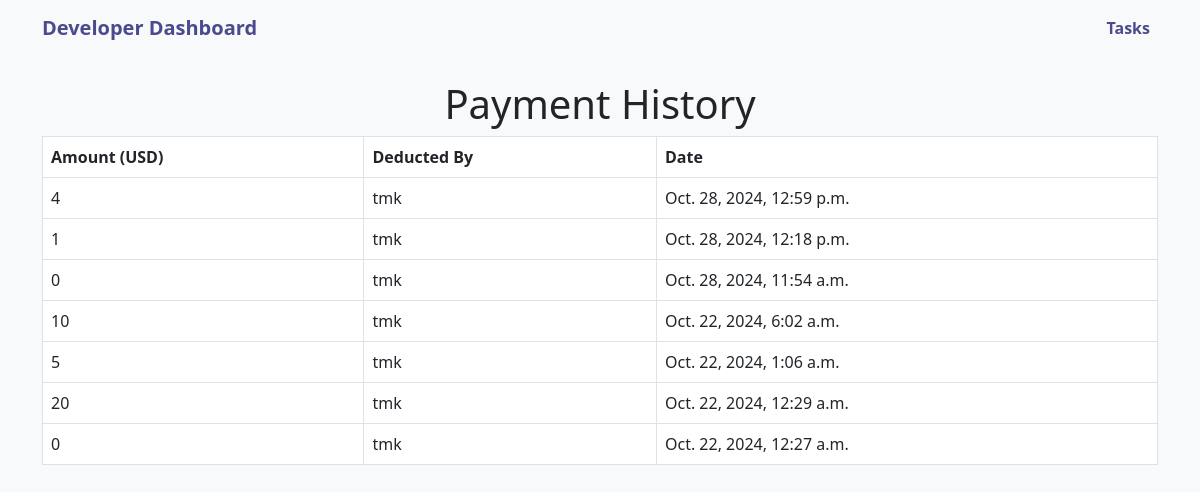
The page /payment_history/ (signed in) on the database as committed earlier.
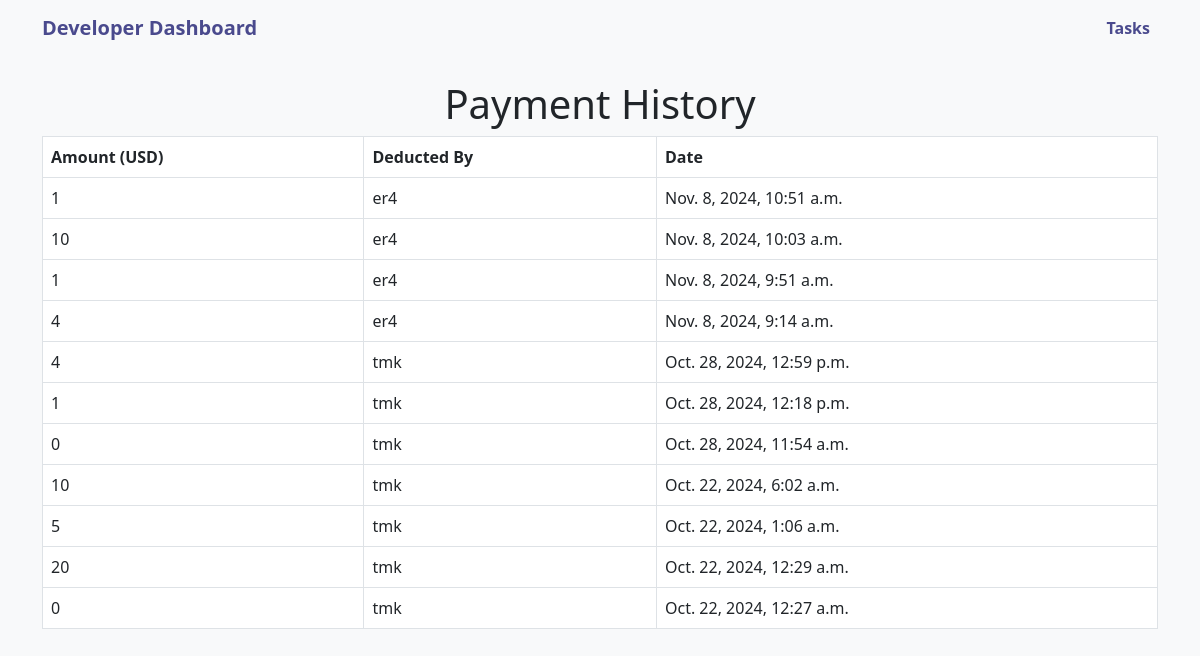
The same page on the database as committed later.
### fin_app_v2/models.py (models this page shows, shortened)
class DeductionLog(models.Model):
    developer = models.ForeignKey(User, on_delete=models.CASCADE, related_name='deductions')
    deducted_by = models.ForeignKey(User, on_delete=models.CASCADE, related_name='deduction_actions')  # Admin who deducted
    deduction_amount = models.PositiveIntegerField()
    deduction_date = models.DateTimeField(auto_now_add=True)  # Automatically logs the date and time of deduction

### fin_app_v2/views.py (the view)
# urls.py: path('payment_history/', views.payment_history, name='payment_history'),  # New URL for Payment History
@login_required
def payment_history(request):
    developer = request.user
    deduction_logs = DeductionLog.objects.filter(developer=developer).order_by('-deduction_date')
    return render(request, 'payment_history.html', {
        'developer': developer,
        'deduction_logs': deduction_logs
    })

### templates/payment_history.html (shortened to what this page needs)
<!DOCTYPE html>
<html lang="en">
<head>
    <link href="https://cdn.jsdelivr.net/npm/bootstrap@5.3.0-alpha1/dist/css/bootstrap.min.css" rel="stylesheet">
</head>
<body>
    <nav class="navbar navbar-expand-lg navbar-light bg-light">
        <div class="container">
            <a class="navbar-brand" href="{% url 'developer_tasks' %}">Developer Dashboard</a>
            <div class="collapse navbar-collapse" id="navbarNav">
                <ul class="navbar-nav ms-auto">
                    <li class="nav-item">
                        <a class="nav-link" href="{% url 'developer_tasks' %}">Tasks</a>
                    </li>
                </ul>
            </div>
        </div>
    </nav>
    <div class="container my-4">
        <h1 class="text-center">Payment History</h1>
        {% if deduction_logs %}
            <table class="table table-bordered">
                <thead>
                    <tr>
                        <th>Amount (USD)</th>
                        <th>Deducted By</th>
                        <th>Date</th>
                    </tr>
                </thead>
                <tbody>
                    {% for log in deduction_logs %}
                    <tr>
                        <td>{{ log.deduction_amount }}</td>
                        <td>{{ log.deducted_by.username }}</td>
                        <td>{{ log.deduction_date }}</td>
                    </tr>
                    {% endfor %}
                </tbody>
            </table>
        {% else %}
            <p class="text-muted">No deductions recorded.</p>
        {% endif %}
    </div>
</body>
</html>

Rows that differ between the two databases and show on the page:
added DeductionLog: deduction_amount "1", deducted_by.username "er4", deduction_date "Nov. 8, 2024, 10:51 a.m."
added DeductionLog: deduction_amount "10", deducted_by.username "er4", deduction_date "Nov. 8, 2024, 10:03 a.m."
added DeductionLog: deduction_amount "1", deducted_by.username "er4", deduction_date "Nov. 8, 2024, 9:51 a.m."
added DeductionLog: deduction_amount "4", deducted_by.username "er4", deduction_date "Nov. 8, 2024, 9:14 a.m."
